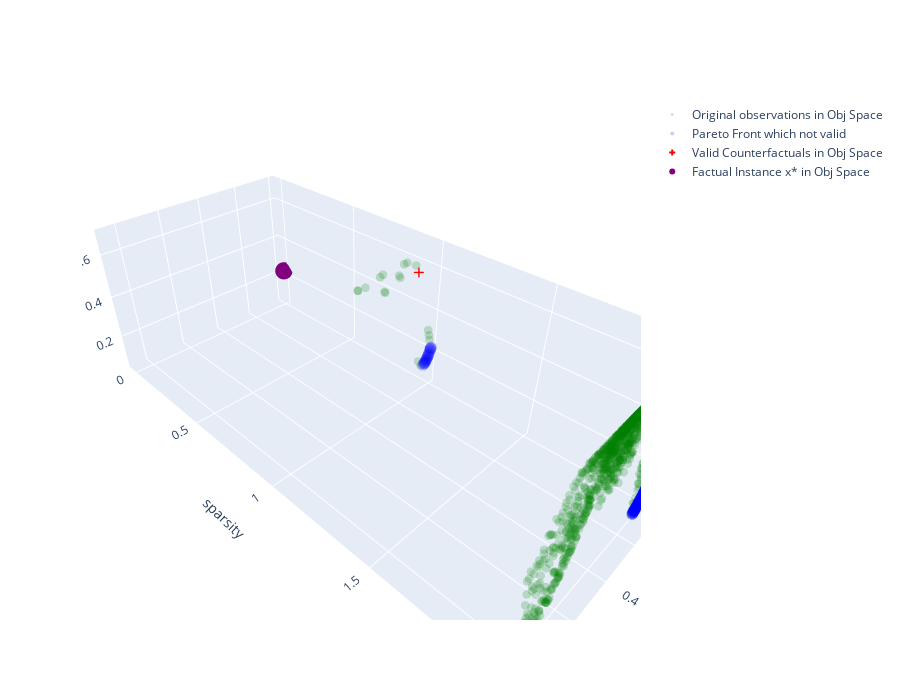

Notebook code for this chart:
### Code cell
import plotly.graph_objects as go

F_X = problem.evaluate(X)

fig = go.Figure()

fig.add_trace(go.Scatter3d(
    x=problem.evaluate(X)[:,1], y=problem.evaluate(X)[:,0], z=problem.evaluate(X)[:,3],
    mode='markers',
    marker=dict(color='green', size=3, opacity=0.2),
    name='Original observations in Obj Space'
))

fig.add_trace(go.Scatter3d(
    x=not_valided_F_mmo[:,1], y=not_valided_F_mmo[:,0], z=not_valided_F_mmo[:,3],
    mode='markers',
    marker=dict(color='blue', size=4, opacity=0.2),
    name='Pareto Front which not valid'
))

fig.add_trace(go.Scatter3d(
    x=valided_F_mmo[:,1], y=valided_F_mmo[:,0], z=valided_F_mmo[:,3],
    mode='markers',
    marker=dict(color='red', size=5, symbol='cross'),
    name='Valid Counterfactuals in Obj Space'
))


# add the fixed x_star point
fig.add_trace(go.Scatter3d(
    x=[problem.evaluate(x_star.detach().cpu().numpy().astype(np.float32))[1]],
    y=[problem.evaluate(x_star.detach().cpu().numpy().astype(np.float32))[0]],
    z=[problem.evaluate(x_star.detach().cpu().numpy().astype(np.float32))[3]],
    mode='markers',
    marker=dict(color='purple', size=6),
    name='Factual Instance x* in Obj Space'
))

fig.update_layout(
    scene=dict(
        xaxis_title='similarity/AU',
        yaxis_title='sparsity',
        zaxis_title='plausibility'
    ),
    width=900, height=700
)

fig.show()

# 可选：保存成可交互 html
fig.write_html("pareto_front_3d.html")
